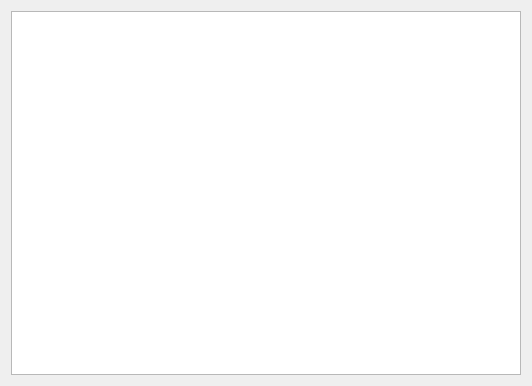
<?xml version="1.0" encoding="UTF-8"?>
<ui version="4.0">
 <class>InTabTextEdit</class>
 <widget class="QWidget" name="InTabTextEdit">
  <property name="geometry">
   <rect>
    <x>0</x>
    <y>0</y>
    <width>532</width>
    <height>386</height>
   </rect>
  </property>
  <property name="windowTitle">
   <string>Form</string>
  </property>
  <layout class="QGridLayout" name="gridLayout">
   <item row="0" column="0">
    <layout class="QVBoxLayout" name="verticalLayout">
     <item>
      <widget class="EditorTextEdit" name="textEdit"/>
     </item>
    </layout>
   </item>
  </layout>
 </widget>
 <customwidgets>
  <customwidget>
   <class>EditorTextEdit</class>
   <extends>QTextEdit</extends>
   <header location="global">editortextedit.h</header>
  </customwidget>
 </customwidgets>
 <resources/>
 <connections/>
</ui>
